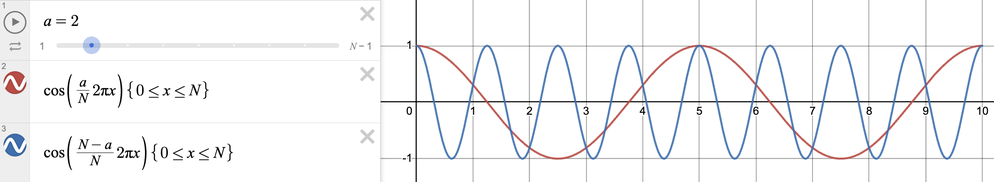
#> input picture 1.png, 994 x 182 px, shrunk from 2256 x 414 before the run
$ python subtitler_xMulti.py
#> lines starting #> are read from the running program, lines starting #| are printed output that depends on the picture
import matplotlib.pyplot as plt
import matplotlib.image as mpimg

img1 = mpimg.imread('1.png')
#> img1 is the input picture: shape (182, 994, 4) float32; mean R, G, B, A 0.959, 0.959, 0.965, 1
img2 = mpimg.imread('2.png')
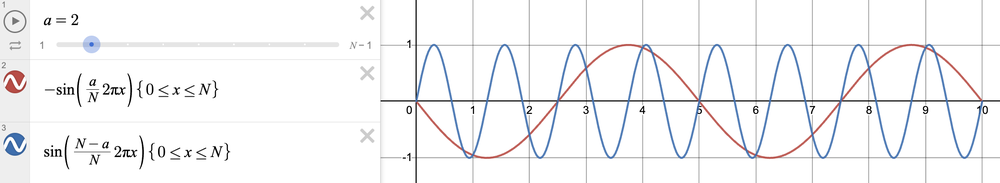
#> input picture 2.png, 1000 x 183 px, shrunk from 2270 x 416 before the run
#> img2 is the input picture: shape (183, 1000, 4) float32; mean R, G, B, A 0.959, 0.96, 0.965, 1

fig, axs = plt.subplots(2, 1)
fig.suptitle('Figure 11: Equivilence of Trignometric Functions for Integer values of x', fontsize=16, y=0.95, x=0.5)

axs[0].imshow(img1)
axs[0].axis('off')
axs[1].imshow(img2)
axs[1].axis('off')

plt.subplots_adjust(left=0, right=1, top=0.9, bottom=0, wspace=0, hspace=0)

plt.show()
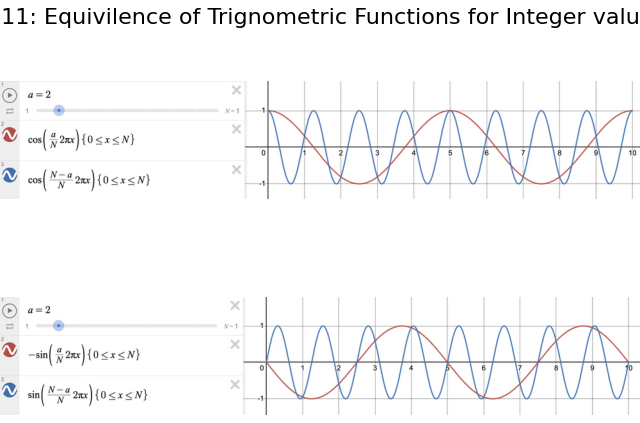
#> figure drawn by matplotlib, 2 panels
